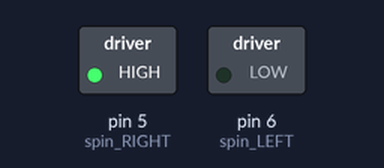
The sketch below on a simulated Arduino Uno, built with avr-gcc and run on an emulated ATmega328P. On the bench: switched loads named in the sketch (green lamp = pin HIGH). What the sketch prints to the serial monitor is not drawn.

Above: at 1.5 s.
At 4.5 s:
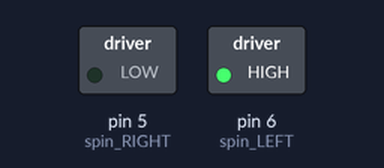
Timing chart, 0 to 7.8 s (numbered marks = the images above):
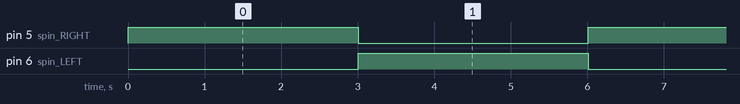

The sketch:

High_power_DC_motor.ino
```cpp
#define spin_RIGHT 5
#define spin_LEFT 6

unsigned long Dir_time = 0;
bool spin_DIR_val = 0;


void setup() {

  Dir_time = millis();

  pinMode(spin_RIGHT, OUTPUT);
  pinMode(spin_LEFT, OUTPUT);

  Serial.begin(9600);
}

void loop() {
  if (millis() - Dir_time > 3000) {
    spin_DIR_val = !spin_DIR_val;
    Dir_time = millis();
  }

  if (spin_DIR_val == 1) {
    Serial.println("cl");
    analogWrite(spin_RIGHT, 0);
    analogWrite(spin_LEFT, 255);
  }

  else {
    Serial.println("acl");
    analogWrite(spin_RIGHT, 255);
    analogWrite(spin_LEFT, 0);
  }

}
```

Measured:
- by itself, pin 5 (spin_RIGHT), pin 6 (spin_LEFT): alternates HIGH for 3.0 s and LOW for 3.0 s
